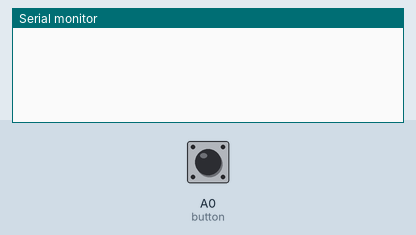
Bench run of a sketch on a simulated Arduino Uno, built with avr-gcc and run on an emulated ATmega328P. Parts: the last lines printed to the serial monitor. The test bench sets the inputs (shaded band); at power-on: A0 (button) HIGH.

Above: at 1.2 s.
1.3 s: A0 (button) pulled LOW for 0.15 s
At 2.3 s:
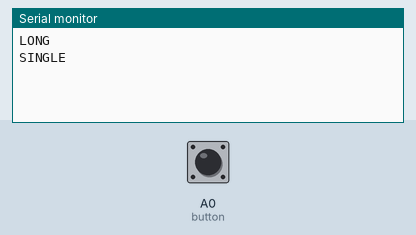
3.3 s: A0 (button) pulsed LOW 2 times (0.12 s each, 0.3 s apart)
At 5.1 s:
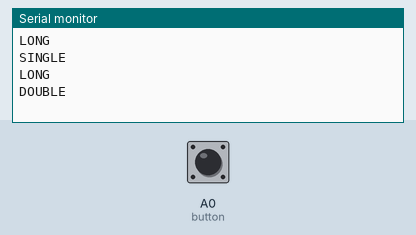

Measured:
- after the input at 1.3 s, the serial monitor: prints a new line after 0.05 s (image 1)
- after the input at 3.3 s, the serial monitor: prints a new line after 0.47 s (image 2)

The sketch:

one_button.ino
```cpp
#include <OneButton.h>
OneButton button(A0, true);
void setup()
{

  Serial.begin(9600);
  button.attachDoubleClick(doubleclick);
  button.attachClick(singleclick);
  button.attachPress(longclick);
}
void loop()
{
  // keep watching the push button:
  button.tick();
  // You can implement other code in here or just wait a while
}
void doubleclick() {

  Serial.println("DOUBLE");
}
void singleclick() {

  Serial.println("SINGLE");
}
void longclick() {

  Serial.println("LONG");
}
```
